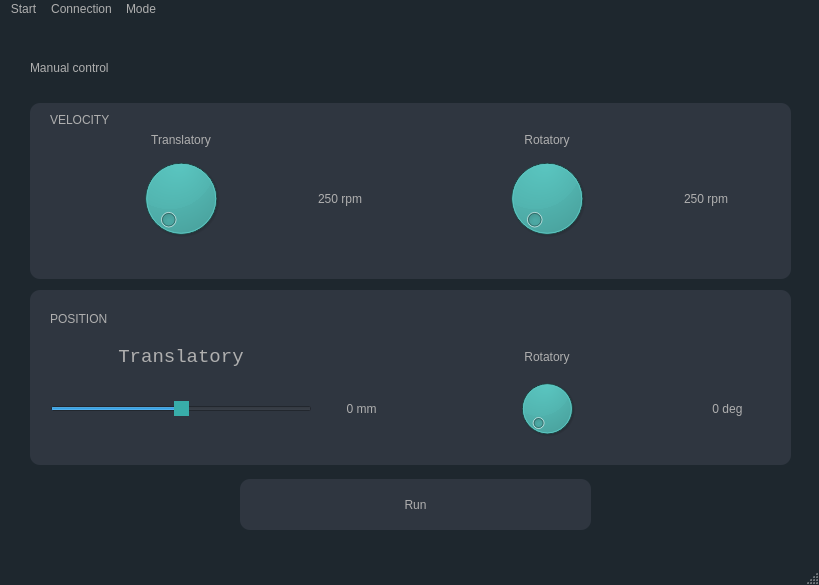
<?xml version="1.0" encoding="UTF-8"?>
<ui version="4.0">
 <class>cameraslider_gui</class>
 <widget class="QMainWindow" name="cameraslider_gui">
  <property name="geometry">
   <rect>
    <x>0</x>
    <y>0</y>
    <width>819</width>
    <height>585</height>
   </rect>
  </property>
  <property name="sizePolicy">
   <sizepolicy hsizetype="Expanding" vsizetype="Expanding">
    <horstretch>0</horstretch>
    <verstretch>0</verstretch>
   </sizepolicy>
  </property>
  <property name="windowTitle">
   <string>slide </string>
  </property>
  <property name="windowIcon">
   <iconset>
    <normaloff>icons8-sortier-optionen-30.png</normaloff>icons8-sortier-optionen-30.png</iconset>
  </property>
  <property name="styleSheet">
   <string notr="true">QMainWindow{
	background-color: rgb(30, 39, 46);
}</string>
  </property>
  <widget class="QWidget" name="centralwidget">
   <property name="styleSheet">
    <string notr="true">QWidget{
	background-color: rgb(30, 39, 46);
}</string>
   </property>
   <widget class="QWidget" name="gridLayoutWidget_3">
    <property name="geometry">
     <rect>
      <x>20</x>
      <y>0</y>
      <width>781</width>
      <height>521</height>
     </rect>
    </property>
    <layout class="QGridLayout" name="gridLayout_3" columnstretch="0">
     <item row="1" column="0">
      <widget class="QStackedWidget" name="qt_stackedWidget">
       <property name="sizePolicy">
        <sizepolicy hsizetype="Expanding" vsizetype="Expanding">
         <horstretch>0</horstretch>
         <verstretch>0</verstretch>
        </sizepolicy>
       </property>
       <property name="styleSheet">
        <string notr="true">background-color: rgb(30, 39, 46);</string>
       </property>
       <property name="currentIndex">
        <number>1</number>
       </property>
       <widget class="QWidget" name="qt_pageConfiguration">
        <widget class="QWidget" name="formLayoutWidget">
         <property name="geometry">
          <rect>
           <x>10</x>
           <y>20</y>
           <width>669</width>
           <height>431</height>
          </rect>
         </property>
         <layout class="QFormLayout" name="formLayout">
          <property name="sizeConstraint">
           <enum>QLayout::SetDefaultConstraint</enum>
          </property>
          <property name="fieldGrowthPolicy">
           <enum>QFormLayout::AllNonFixedFieldsGrow</enum>
          </property>
          <property name="horizontalSpacing">
           <number>30</number>
          </property>
          <property name="topMargin">
           <number>0</number>
          </property>
          <item row="1" column="0">
           <widget class="QLabel" name="qt_lbl_name">
            <property name="styleSheet">
             <string notr="true">QWidget{	
	font: 25 12pt &quot;Consolas&quot;;
	color: rgb(175, 175, 175);
}</string>
            </property>
            <property name="text">
             <string>Name:</string>
            </property>
           </widget>
          </item>
          <item row="1" column="1">
           <widget class="QTextEdit" name="qt_txt_name">
            <property name="toolTip">
             <string>&lt;html&gt;&lt;head/&gt;&lt;body&gt;&lt;p&gt;Please enter the name of your device&lt;/p&gt;&lt;/body&gt;&lt;/html&gt;</string>
            </property>
            <property name="styleSheet">
             <string notr="true">QTextEdit{	
	color: rgb(175, 175, 175);			
	font: 12pt &quot;Consolas&quot;;
	border: 1px transparent;
	border-radius: 10px; 
	background-color: rgb(47, 54, 64);
	text-align:center;
}	

QTextEdit:focus {
	border: 2px solid;
	border-color: rgb(39, 134, 136);
	font: 12pt &quot;Consolas&quot;;
}</string>
            </property>
            <property name="frameShape">
             <enum>QFrame::StyledPanel</enum>
            </property>
            <property name="frameShadow">
             <enum>QFrame::Sunken</enum>
            </property>
            <property name="tabChangesFocus">
             <bool>true</bool>
            </property>
            <property name="html">
             <string>&lt;!DOCTYPE HTML PUBLIC &quot;-//W3C//DTD HTML 4.0//EN&quot; &quot;http://www.w3.org/TR/REC-html40/strict.dtd&quot;&gt;
&lt;html&gt;&lt;head&gt;&lt;meta name=&quot;qrichtext&quot; content=&quot;1&quot; /&gt;&lt;style type=&quot;text/css&quot;&gt;
p, li { white-space: pre-wrap; }
&lt;/style&gt;&lt;/head&gt;&lt;body style=&quot; font-family:'Consolas'; font-size:12pt; font-weight:400; font-style:normal;&quot;&gt;
&lt;p align=&quot;center&quot; style=&quot;-qt-paragraph-type:empty; margin-top:100px; margin-bottom:0px; margin-left:0px; margin-right:0px; -qt-block-indent:0; text-indent:0px;&quot;&gt;&lt;br /&gt;&lt;/p&gt;&lt;/body&gt;&lt;/html&gt;</string>
            </property>
           </widget>
          </item>
          <item row="2" column="0">
           <widget class="QLabel" name="qt_lbl_ipadress">
            <property name="styleSheet">
             <string notr="true">QWidget{	
	font: 25 12pt &quot;Consolas&quot;;
	color: rgb(175, 175, 175);
}</string>
            </property>
            <property name="text">
             <string>IP-Address:</string>
            </property>
           </widget>
          </item>
          <item row="2" column="1">
           <widget class="QTextEdit" name="qt_txt_ipaddress">
            <property name="styleSheet">
             <string notr="true">QTextEdit{			
	color: rgb(175, 175, 175);			
	font: 12pt &quot;Consolas&quot;;	
	border: 1px transparent;
	border-radius: 10px; 
	background-color: rgb(47, 54, 64);
}
QTextEdit:focus {
	border: 2px solid;
	border-color: rgb(39, 134, 136);
	font: 12pt &quot;Consolas&quot;;
}</string>
            </property>
            <property name="tabChangesFocus">
             <bool>true</bool>
            </property>
            <property name="html">
             <string>&lt;!DOCTYPE HTML PUBLIC &quot;-//W3C//DTD HTML 4.0//EN&quot; &quot;http://www.w3.org/TR/REC-html40/strict.dtd&quot;&gt;
&lt;html&gt;&lt;head&gt;&lt;meta name=&quot;qrichtext&quot; content=&quot;1&quot; /&gt;&lt;style type=&quot;text/css&quot;&gt;
p, li { white-space: pre-wrap; }
&lt;/style&gt;&lt;/head&gt;&lt;body style=&quot; font-family:'Consolas'; font-size:12pt; font-weight:400; font-style:normal;&quot;&gt;
&lt;p align=&quot;center&quot; style=&quot;-qt-paragraph-type:empty; margin-top:3px; margin-bottom:0px; margin-left:0px; margin-right:0px; -qt-block-indent:0; text-indent:0px;&quot;&gt;&lt;br /&gt;&lt;/p&gt;&lt;/body&gt;&lt;/html&gt;</string>
            </property>
           </widget>
          </item>
          <item row="3" column="0">
           <widget class="QLabel" name="qt_lbl_password">
            <property name="styleSheet">
             <string notr="true">QWidget{	
	font: 25 12pt &quot;Consolas&quot;;
	color: rgb(175, 175, 175);
}</string>
            </property>
            <property name="text">
             <string>Password:</string>
            </property>
           </widget>
          </item>
          <item row="3" column="1">
           <widget class="QTextEdit" name="qt_txt_password">
            <property name="styleSheet">
             <string notr="true">QTextEdit{		
	color: rgb(175, 175, 175);			
	font: 12pt &quot;Consolas&quot;;		
	border: 1px transparent;
	border-radius: 10px; 
	background-color: rgb(47, 54, 64);
}
QTextEdit:focus {
	border: 2px solid;
	border-color: rgb(39, 134, 136);
	font: 12pt &quot;Consolas&quot;;
}</string>
            </property>
            <property name="tabChangesFocus">
             <bool>true</bool>
            </property>
            <property name="html">
             <string>&lt;!DOCTYPE HTML PUBLIC &quot;-//W3C//DTD HTML 4.0//EN&quot; &quot;http://www.w3.org/TR/REC-html40/strict.dtd&quot;&gt;
&lt;html&gt;&lt;head&gt;&lt;meta name=&quot;qrichtext&quot; content=&quot;1&quot; /&gt;&lt;style type=&quot;text/css&quot;&gt;
p, li { white-space: pre-wrap; }
&lt;/style&gt;&lt;/head&gt;&lt;body style=&quot; font-family:'Consolas'; font-size:12pt; font-weight:400; font-style:normal;&quot;&gt;
&lt;p align=&quot;center&quot; style=&quot;-qt-paragraph-type:empty; margin-top:3px; margin-bottom:0px; margin-left:0px; margin-right:0px; -qt-block-indent:0; text-indent:0px;&quot;&gt;&lt;br /&gt;&lt;/p&gt;&lt;/body&gt;&lt;/html&gt;</string>
            </property>
           </widget>
          </item>
          <item row="0" column="0">
           <widget class="QLabel" name="qt_lbl_configuration">
            <property name="styleSheet">
             <string notr="true">QWidget{	
	font: 25 18pt &quot;Consolas&quot;;
	color: rgb(175, 175, 175);
}</string>
            </property>
            <property name="text">
             <string>Configuration</string>
            </property>
            <property name="alignment">
             <set>Qt::AlignLeading|Qt::AlignLeft|Qt::AlignVCenter</set>
            </property>
           </widget>
          </item>
         </layout>
        </widget>
       </widget>
       <widget class="QWidget" name="qt_pageManualMode">
        <widget class="QWidget" name="horizontalLayoutWidget">
         <property name="geometry">
          <rect>
           <x>220</x>
           <y>460</y>
           <width>351</width>
           <height>51</height>
          </rect>
         </property>
         <layout class="QHBoxLayout" name="horizontalLayout">
          <item>
           <widget class="QPushButton" name="qt_pb_startSlider">
            <property name="sizePolicy">
             <sizepolicy hsizetype="Minimum" vsizetype="Minimum">
              <horstretch>0</horstretch>
              <verstretch>0</verstretch>
             </sizepolicy>
            </property>
            <property name="styleSheet">
             <string notr="true">QPushButton{
	border: 1px transparent;
	border-radius: 10px; 
	background-color: rgb(47, 54, 64);
	color: rgb(175,175,175);
	font: 12pt &quot;Consolas&quot;;
}

QPushButton:checked{
 	background-color: rgb(255, 94, 87);	
	color: rgb(47, 54, 64);
}</string>
            </property>
            <property name="text">
             <string>Run</string>
            </property>
            <property name="checkable">
             <bool>true</bool>
            </property>
            <property name="checked">
             <bool>false</bool>
            </property>
           </widget>
          </item>
         </layout>
        </widget>
        <widget class="QWidget" name="gridLayoutWidget_4">
         <property name="geometry">
          <rect>
           <x>10</x>
           <y>20</y>
           <width>761</width>
           <height>431</height>
          </rect>
         </property>
         <layout class="QGridLayout" name="gridLayout_4" rowstretch="1,3,0,3,0">
          <item row="2" column="0">
           <spacer name="verticalSpacer">
            <property name="orientation">
             <enum>Qt::Vertical</enum>
            </property>
            <property name="sizeType">
             <enum>QSizePolicy::Minimum</enum>
            </property>
            <property name="sizeHint" stdset="0">
             <size>
              <width>20</width>
              <height>5</height>
             </size>
            </property>
           </spacer>
          </item>
          <item row="1" column="0">
           <widget class="QWidget" name="qt_rectangle_velocity" native="true">
            <property name="styleSheet">
             <string notr="true">QWidget{
	border: 1px transparent;
	border-radius: 10px; 
	background-color: rgb(47, 54, 64);
}</string>
            </property>
            <widget class="QWidget" name="gridLayoutWidget_2">
             <property name="geometry">
              <rect>
               <x>20</x>
               <y>10</y>
               <width>721</width>
               <height>131</height>
              </rect>
             </property>
             <layout class="QGridLayout" name="gridLayout_2" rowstretch="40,0,0" columnstretch="3,1,0,3,1">
              <item row="2" column="1">
               <widget class="QLabel" name="qt_lbl_transVelCurrent">
                <property name="sizePolicy">
                 <sizepolicy hsizetype="Minimum" vsizetype="Preferred">
                  <horstretch>0</horstretch>
                  <verstretch>0</verstretch>
                 </sizepolicy>
                </property>
                <property name="styleSheet">
                 <string notr="true">QLabel{	
	font: 25 12pt &quot;Consolas&quot;;
	color: rgb(175, 175, 175);
	background-color: rgb(47, 54, 64);
}</string>
                </property>
                <property name="text">
                 <string>250 rpm</string>
                </property>
               </widget>
              </item>
              <item row="2" column="2">
               <spacer name="horizontalSpacer_2">
                <property name="orientation">
                 <enum>Qt::Horizontal</enum>
                </property>
                <property name="sizeHint" stdset="0">
                 <size>
                  <width>5</width>
                  <height>5</height>
                 </size>
                </property>
               </spacer>
              </item>
              <item row="2" column="3">
               <widget class="QDial" name="qt_dial_rotVel">
                <property name="styleSheet">
                 <string notr="true">QDial{
background-color: rgb(65, 143, 140);
}</string>
                </property>
               </widget>
              </item>
              <item row="1" column="0">
               <widget class="QLabel" name="qt_lbl_transVelHeadline">
                <property name="styleSheet">
                 <string notr="true">QLabel{	
	font: 25 12pt &quot;Consolas&quot;;
	color: rgb(175, 175, 175);
	background-color: rgb(47, 54, 64);
}</string>
                </property>
                <property name="text">
                 <string>Translatory</string>
                </property>
                <property name="alignment">
                 <set>Qt::AlignCenter</set>
                </property>
               </widget>
              </item>
              <item row="0" column="0">
               <widget class="QLabel" name="qt_lbl_velocity">
                <property name="styleSheet">
                 <string notr="true">QWidget{
	color: rgb(175, 175, 175);
	background-color: rgb(47, 54, 64);
	font: 14pt &quot;Consolas&quot;;
}</string>
                </property>
                <property name="text">
                 <string>VELOCITY</string>
                </property>
               </widget>
              </item>
              <item row="2" column="0">
               <widget class="QDial" name="qt_dial_transVel">
                <property name="sizePolicy">
                 <sizepolicy hsizetype="Minimum" vsizetype="Preferred">
                  <horstretch>0</horstretch>
                  <verstretch>0</verstretch>
                 </sizepolicy>
                </property>
                <property name="styleSheet">
                 <string notr="true">QDial{
	background-color: rgb(65, 143, 140);
}</string>
                </property>
                <property name="minimum">
                 <number>250</number>
                </property>
                <property name="maximum">
                 <number>700</number>
                </property>
               </widget>
              </item>
              <item row="2" column="4">
               <widget class="QLabel" name="qt_lbl_rotVelCurrent">
                <property name="styleSheet">
                 <string notr="true">QLabel{	
	font: 25 12pt &quot;Consolas&quot;;
	color: rgb(175, 175, 175);
	background-color: rgb(47, 54, 64);
}</string>
                </property>
                <property name="text">
                 <string>250 rpm</string>
                </property>
               </widget>
              </item>
              <item row="1" column="3">
               <widget class="QLabel" name="qt_rotVelHeadline">
                <property name="styleSheet">
                 <string notr="true">QLabel{	
	font: 25 12pt &quot;Consolas&quot;;
	color: rgb(175, 175, 175);
	background-color: rgb(47, 54, 64);
}</string>
                </property>
                <property name="text">
                 <string>Rotatory</string>
                </property>
                <property name="alignment">
                 <set>Qt::AlignCenter</set>
                </property>
               </widget>
              </item>
             </layout>
            </widget>
           </widget>
          </item>
          <item row="3" column="0">
           <widget class="QWidget" name="qt_rectangle_position" native="true">
            <property name="styleSheet">
             <string notr="true">QWidget{
	border: 1px transparent;
	border-radius: 10px; 
	background-color: rgb(47, 54, 64);
}</string>
            </property>
            <widget class="QWidget" name="gridLayoutWidget">
             <property name="geometry">
              <rect>
               <x>20</x>
               <y>10</y>
               <width>721</width>
               <height>141</height>
              </rect>
             </property>
             <layout class="QGridLayout" name="gridLayout" rowstretch="40,30,70" columnstretch="3,1,0,3,1">
              <property name="sizeConstraint">
               <enum>QLayout::SetMinimumSize</enum>
              </property>
              <item row="0" column="0">
               <widget class="QLabel" name="qt_lbl_Position">
                <property name="styleSheet">
                 <string notr="true">QWidget{	
	font: 25 14pt &quot;Consolas&quot;;
	color: rgb(175, 175, 175);
	background-color: rgb(47, 54, 64);
}</string>
                </property>
                <property name="text">
                 <string>POSITION</string>
                </property>
               </widget>
              </item>
              <item row="2" column="0">
               <widget class="QSlider" name="qt_sl_transPos">
                <property name="sizePolicy">
                 <sizepolicy hsizetype="Minimum" vsizetype="Minimum">
                  <horstretch>0</horstretch>
                  <verstretch>10</verstretch>
                 </sizepolicy>
                </property>
                <property name="minimumSize">
                 <size>
                  <width>40</width>
                  <height>20</height>
                 </size>
                </property>
                <property name="sizeIncrement">
                 <size>
                  <width>0</width>
                  <height>0</height>
                 </size>
                </property>
                <property name="styleSheet">
                 <string notr="true">QSlider{
	background-color: rgb(47, 54, 64);
}
QSlider::handle:horizontal{
	background-color: rgb(56, 173, 169);
;}</string>
                </property>
                <property name="minimum">
                 <number>-250</number>
                </property>
                <property name="maximum">
                 <number>250</number>
                </property>
                <property name="orientation">
                 <enum>Qt::Horizontal</enum>
                </property>
               </widget>
              </item>
              <item row="2" column="2">
               <spacer name="horizontalSpacer">
                <property name="orientation">
                 <enum>Qt::Horizontal</enum>
                </property>
                <property name="sizeType">
                 <enum>QSizePolicy::Fixed</enum>
                </property>
                <property name="sizeHint" stdset="0">
                 <size>
                  <width>5</width>
                  <height>10</height>
                 </size>
                </property>
               </spacer>
              </item>
              <item row="2" column="3">
               <widget class="QDial" name="qt_dial_rotPos">
                <property name="sizePolicy">
                 <sizepolicy hsizetype="Minimum" vsizetype="Minimum">
                  <horstretch>0</horstretch>
                  <verstretch>10</verstretch>
                 </sizepolicy>
                </property>
                <property name="minimumSize">
                 <size>
                  <width>40</width>
                  <height>20</height>
                 </size>
                </property>
                <property name="styleSheet">
                 <string notr="true">QDial{
	background-color: rgb(65, 143, 140);
	color: rgb(85, 170, 0);
}
</string>
                </property>
                <property name="maximum">
                 <number>360</number>
                </property>
                <property name="notchTarget">
                 <double>0.000000000000000</double>
                </property>
               </widget>
              </item>
              <item row="2" column="1">
               <widget class="QLabel" name="qt_lbl_transPosCurrent">
                <property name="sizePolicy">
                 <sizepolicy hsizetype="Minimum" vsizetype="Minimum">
                  <horstretch>0</horstretch>
                  <verstretch>10</verstretch>
                 </sizepolicy>
                </property>
                <property name="minimumSize">
                 <size>
                  <width>30</width>
                  <height>20</height>
                 </size>
                </property>
                <property name="styleSheet">
                 <string notr="true">QWidget{	
	font: 25 14pt &quot;Consolas&quot;;
	color: rgb(175, 175, 175);
	background-color: rgb(47, 54, 64);
}</string>
                </property>
                <property name="text">
                 <string>0 mm</string>
                </property>
                <property name="alignment">
                 <set>Qt::AlignCenter</set>
                </property>
               </widget>
              </item>
              <item row="1" column="0">
               <widget class="QLabel" name="qt_lbl_transPosHeadline">
                <property name="sizePolicy">
                 <sizepolicy hsizetype="Minimum" vsizetype="Minimum">
                  <horstretch>0</horstretch>
                  <verstretch>0</verstretch>
                 </sizepolicy>
                </property>
                <property name="minimumSize">
                 <size>
                  <width>40</width>
                  <height>5</height>
                 </size>
                </property>
                <property name="font">
                 <font>
                  <family>Consolas</family>
                  <pointsize>14</pointsize>
                  <weight>3</weight>
                  <italic>false</italic>
                  <bold>false</bold>
                 </font>
                </property>
                <property name="styleSheet">
                 <string notr="true">QWidget{	
	font: 25 14pt &quot;Consolas&quot;;
	color: rgb(175, 175, 175);
	background-color: rgb(47, 54, 64);
}</string>
                </property>
                <property name="text">
                 <string>Translatory</string>
                </property>
                <property name="alignment">
                 <set>Qt::AlignCenter</set>
                </property>
               </widget>
              </item>
              <item row="2" column="4">
               <widget class="QLabel" name="qt_lbl_rotPosCurrent">
                <property name="sizePolicy">
                 <sizepolicy hsizetype="Minimum" vsizetype="Minimum">
                  <horstretch>0</horstretch>
                  <verstretch>10</verstretch>
                 </sizepolicy>
                </property>
                <property name="minimumSize">
                 <size>
                  <width>30</width>
                  <height>20</height>
                 </size>
                </property>
                <property name="styleSheet">
                 <string notr="true">QWidget{	
	font: 25 14pt &quot;Consolas&quot;;
	color: rgb(175, 175, 175);
	background-color: rgb(47, 54, 64);
}</string>
                </property>
                <property name="text">
                 <string>0 deg</string>
                </property>
                <property name="alignment">
                 <set>Qt::AlignCenter</set>
                </property>
               </widget>
              </item>
              <item row="1" column="3">
               <widget class="QLabel" name="qt_lbl_rotPosHeadline">
                <property name="sizePolicy">
                 <sizepolicy hsizetype="Minimum" vsizetype="Minimum">
                  <horstretch>0</horstretch>
                  <verstretch>0</verstretch>
                 </sizepolicy>
                </property>
                <property name="minimumSize">
                 <size>
                  <width>40</width>
                  <height>5</height>
                 </size>
                </property>
                <property name="styleSheet">
                 <string notr="true">QWidget{	
	font: 25 14pt &quot;Consolas&quot;;
	color: rgb(175, 175, 175);
	background-color: rgb(47, 54, 64);
}</string>
                </property>
                <property name="text">
                 <string>Rotatory</string>
                </property>
                <property name="alignment">
                 <set>Qt::AlignCenter</set>
                </property>
               </widget>
              </item>
             </layout>
            </widget>
           </widget>
          </item>
          <item row="0" column="0">
           <widget class="QLabel" name="qt_lbl_configuration_2">
            <property name="sizePolicy">
             <sizepolicy hsizetype="MinimumExpanding" vsizetype="MinimumExpanding">
              <horstretch>0</horstretch>
              <verstretch>0</verstretch>
             </sizepolicy>
            </property>
            <property name="styleSheet">
             <string notr="true">QWidget{	
	font: 25 18pt &quot;Consolas&quot;;
	color: rgb(175, 175, 175);
}</string>
            </property>
            <property name="text">
             <string>Manual control</string>
            </property>
            <property name="alignment">
             <set>Qt::AlignLeading|Qt::AlignLeft|Qt::AlignVCenter</set>
            </property>
           </widget>
          </item>
          <item row="4" column="0">
           <spacer name="verticalSpacer_2">
            <property name="orientation">
             <enum>Qt::Vertical</enum>
            </property>
            <property name="sizeType">
             <enum>QSizePolicy::Minimum</enum>
            </property>
            <property name="sizeHint" stdset="0">
             <size>
              <width>20</width>
              <height>5</height>
             </size>
            </property>
           </spacer>
          </item>
         </layout>
        </widget>
       </widget>
      </widget>
     </item>
    </layout>
   </widget>
  </widget>
  <widget class="QMenuBar" name="menubar">
   <property name="geometry">
    <rect>
     <x>0</x>
     <y>0</y>
     <width>819</width>
     <height>29</height>
    </rect>
   </property>
   <property name="styleSheet">
    <string notr="true">QMenuBar{
	font: 25 12pt &quot;Consolas&quot;;
	color: rgb(175, 175, 175);
	background-color: rgb(30, 39, 46);
}
QMenuBar::item:selected{
	background-color: rgb(47, 54, 64);
}</string>
   </property>
   <widget class="QMenu" name="menuStart">
    <property name="styleSheet">
     <string notr="true">QMenu{
	font: 25 10pt &quot;Consolas&quot;;
	color: rgb(175, 175, 175);
	background-color: rgb(30, 39, 46);
}</string>
    </property>
    <property name="title">
     <string>Start</string>
    </property>
   </widget>
   <widget class="QMenu" name="menuConnection">
    <property name="styleSheet">
     <string notr="true">QMenu{
	font: 25 10pt &quot;Consolas&quot;;
	color: rgb(175, 175, 175);
	background-color: rgb(30, 39, 46);
}
QMenu::item:selected{
	background-color: rgb(47, 54, 64);
}</string>
    </property>
    <property name="title">
     <string>Connection</string>
    </property>
    <addaction name="qt_actionConfiguration"/>
    <addaction name="separator"/>
    <addaction name="qt_actionConnect"/>
    <addaction name="separator"/>
   </widget>
   <widget class="QMenu" name="menuMode">
    <property name="styleSheet">
     <string notr="true">QMenu{
	font: 25 10pt &quot;Consolas&quot;;
	color: rgb(175, 175, 175);
	background-color: rgb(30, 39, 46);
}
QMenu::item:selected{
	background-color: rgb(47, 54, 64);
}</string>
    </property>
    <property name="title">
     <string>Mode</string>
    </property>
    <addaction name="qt_actionManual"/>
    <addaction name="separator"/>
    <addaction name="qt_actionPredefinesManoeuvres"/>
    <addaction name="separator"/>
   </widget>
   <addaction name="menuStart"/>
   <addaction name="menuConnection"/>
   <addaction name="menuMode"/>
  </widget>
  <widget class="QStatusBar" name="statusbar">
   <property name="styleSheet">
    <string notr="true">QMenuBar{
	background-color: rgb(50, 71, 71);
}</string>
   </property>
  </widget>
  <action name="qt_actionConfiguration">
   <property name="text">
    <string>Configuration</string>
   </property>
  </action>
  <action name="qt_actionConnect">
   <property name="text">
    <string>Connect</string>
   </property>
  </action>
  <action name="qt_actionManual">
   <property name="text">
    <string>Manual</string>
   </property>
  </action>
  <action name="qt_actionPredefinesManoeuvres">
   <property name="text">
    <string>Predefined manoeuvres</string>
   </property>
  </action>
 </widget>
 <resources/>
 <connections/>
</ui>
